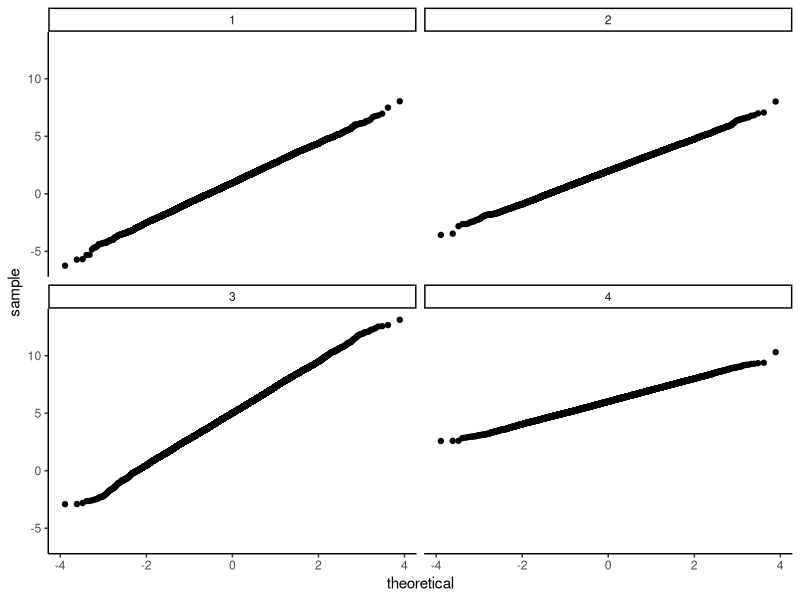

R code for this plot:
## ---- chunk 1
library(tidyverse)
knitr::opts_chunk$set(echo = TRUE, 
                      fig.width = 5,
                      fig.height = 3,
                      out.width = "75%", 
                      fig.align = "center")
options(list(dplyr.summarise.inform = FALSE))
theme_set( theme_classic() )

## ---- chunk 2
generate_data <- function(parameters) {

  # generate pseudo-random numbers and use those to
  # make some data
  
  return(sim_data)
}
## ---- chunk 3
generate_data <- function(mu, sigma_sq, sample_size) {

  N <- sum(sample_size) 
  g <- length(sample_size) 
  
  group <- rep(1:g, times = sample_size) 
  mu_long <- rep(mu, times = sample_size)
  sigma_long <- rep(sqrt(sigma_sq), times = sample_size) 
  
  x <- rnorm(N, mean = mu_long, sd = sigma_long)
  sim_data <- tibble(group = group, x = x)
    
  return(sim_data)
}
## ---- chunk 4
mu <- c(1, 2, 5, 6)
sigma_sq <- c(3, 2, 5, 1)
sample_size <- c(3, 6, 2, 4)

sim_dat <- generate_data(mu = mu, 
                         sigma_sq = sigma_sq, 
                         sample_size = sample_size)
sim_dat
## ---- chunk 5
check_data <- generate_data(mu = mu, sigma_sq = sigma_sq,
                            sample_size = rep(10000, 4))

chk <- check_data %>% group_by( group ) %>%
  dplyr::summarise( n = n(),
             mean = mean( x ),
             var = var( x ) ) %>%
  mutate( mu = mu,
          sigma2 = sigma_sq ) %>%
  relocate( group, n, mean, mu, var, sigma2 )
chk
## ---- chunk 6
ggplot( check_data, aes( sample=x ) ) +
  facet_wrap( ~ group ) +
  stat_qq()
## ---- chunk 7
# Secret code block!
gen_dat_model <- function( n_bar = 10,
                           J = 30,
                           p = 0.5,
                           gamma_0 = 0, gamma_1 = 0, gamma_2 = 0,
                           sigma2_u = 0, sigma2_e = 1,
                           alpha = 0 ) {
  # generate site sizes 
  n_min = round( n_bar * (1 - alpha) )
  n_max = round( n_bar * (1 + alpha) )
  nj <- sample( n_min:n_max, J, replace=TRUE )

  # Generate average control outcome and average ATE for all sites
  # (The random effects)
  u0j = rnorm( J, mean=0, sd=sqrt( sigma2_u ) )
  
  # randomize units within each site (proportion p to treatment)
  Zj = ifelse( sample( 1:J ) <= J * p, 1, 0)
  
  # Calculate site intercept for each site
  beta_0j = gamma_0 + gamma_1 * Zj + gamma_2 * Zj * (nj-n_bar)/n_bar + u0j

    # Make individual site membership
  sid = as.factor( rep( 1:J, nj ) )
  dd = data.frame( sid = sid )
  
  # Make individual level tx variables
  dd$Z = Zj[ dd$sid ]
  
  # Generate the residuals 
  N = sum( nj )
  e = rnorm( N, mean=0, sd=sqrt( sigma2_e ) )
  
  # Bundle and send out
  dd <- mutate( dd, 
                sid=as.factor(sid),
                Yobs = beta_0j[sid] + e, 
                Z = Zj[ sid ] )
}
## ---- chunk 8
dat <- gen_dat_model( n=5, J=3, p=0.5, 
                        gamma_0=0, gamma_1=0.2, gamma_2=0.2,
                        sigma2_u = 0.4, sigma2_e = 1,
                      alpha = 0.5 )

dat
## ---- chunk 9
r_tss <- function(n, mean, sd, df) {
  mean + sd * sqrt( (df-2)/df ) * rt(n = n, df = df)
}

r_tss(n = 8, mean = 3, sd = 2, df = 5)
